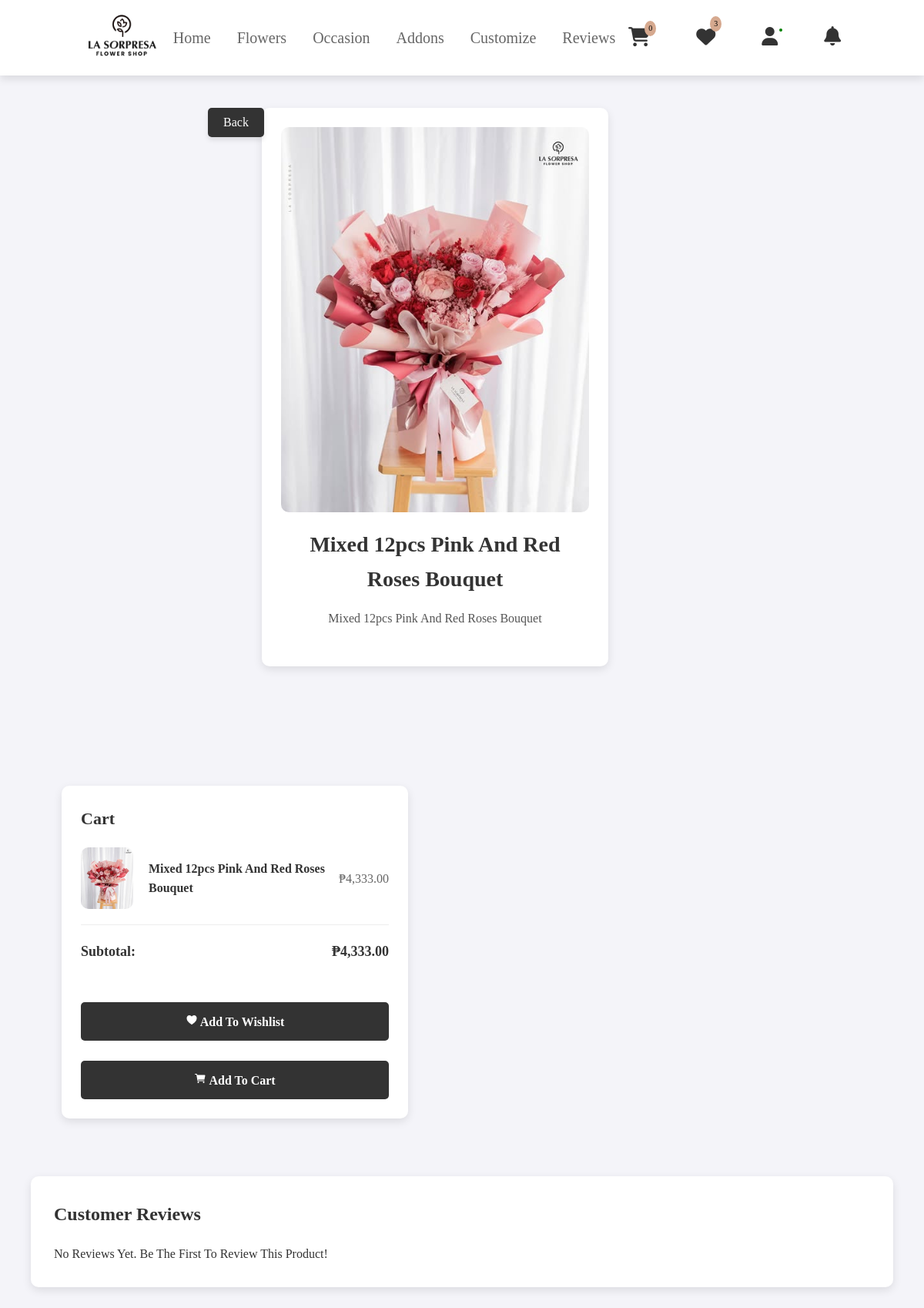
Screenshot of /users/product-details.php?p_id=62 (signed in) with the database file from the repository.
### tables this page shows
CREATE TABLE `product` (
  `p_id` int(11) NOT NULL,
  `name` varchar(255) NOT NULL,
  `old_price` varchar(10) NOT NULL,
  `current_price` varchar(10) NOT NULL,
  `quantity` int(10) NOT NULL,
  `featured_photo` varchar(255) NOT NULL,
  `description` text NOT NULL,
  `short_description` text NOT NULL,
  `feature` text NOT NULL,
  `other_photo` text NOT NULL,
  `condition` text NOT NULL,
  `is_featured` int(1) NOT NULL,
  `is_active` int(1) NOT NULL,
  `ecat_id` int(11) NOT NULL
);

### users/product-details.php (the view, shortened to what this page needs)
<?php
require_once ('conn.php');
$p_id = isset($_GET['p_id']) ? (int) $_GET['p_id'] : 0;
if ($p_id) {
    $statement = $pdo->prepare("
    SELECT p_id, name, featured_photo, current_price, description, quantity
    FROM product
    WHERE p_id = :p_id
");
$statement->bindParam(':p_id', $p_id, PDO::PARAM_INT);
$statement->execute();
$product = $statement->fetch(PDO::FETCH_ASSOC);
$product_quantity = $product['quantity'];
} else {
    echo "<p>Invalid product ID.</p>";
    exit;
}
  $reviewStmt = $pdo->prepare("
  SELECT r.review, r.rating, r.created_at, c.cust_name
  FROM reviews r
  LEFT JOIN customer c ON r.customer_id = c.cust_id
  WHERE r.product_id = :p_id
  ORDER BY r.created_at DESC
");
$reviewStmt->bindParam(':p_id', $p_id, PDO::PARAM_INT);
$reviewStmt->execute();
$reviews = $reviewStmt->fetchAll(PDO::FETCH_ASSOC);
?>
<?php include('navuser.php'); ?>
<link rel="stylesheet" href="../css/prod-details.css?">
    <main>
    <?php include('back.php'); ?>
        <div class="pic">
            <img src="../admin/uploads/<?php echo htmlspecialchars($product['featured_photo']); ?>"
                alt="<?php echo htmlspecialchars($product['name']); ?>">
            <h1><?php echo htmlspecialchars($product['name']); ?></h1>
            <p><?php echo htmlspecialchars($product['description']); ?></p>
        </div>
        <main>
            <div class="sidebar">
                <h2>Cart</h2>
                <div class="cart-item">
                    <img src="../admin/uploads/<?php echo htmlspecialchars($product['featured_photo']); ?>"
                        alt="Cart Item">
                    <h4><?php echo htmlspecialchars($product['name']); ?>   </h4>
                    <div class="price">₱<?php echo number_format($product['current_price'], 2); ?></div>
                </div>
                <div class="total">
                    <span>Subtotal:</span>
                    <span>₱<?php echo number_format($product['current_price'], 2); ?></span>
                </div><br><br>
                <button id="addToWishlistButton" data-id="<?php echo $product['p_id']; ?>"
                        data-name="<?php echo htmlspecialchars($product['name']); ?>"
                        data-price="<?php echo htmlspecialchars($product['current_price']); ?>"
                        onclick="addToWishlist(<?php echo $product['p_id']; ?>)"><ion-icon name="heart"></ion-icon>
                    Add to Wishlist
                </button><br><br>
                <button id="addToCartButton"
                        data-id="<?php echo $product['p_id']; ?>"
                        data-name="<?php echo htmlspecialchars($product['name']); ?>"
                        data-price="<?php echo htmlspecialchars($product['current_price']); ?>"
                        onclick="addToCart(<?php echo $product['p_id']; ?>)"
                        <?php if ($product_quantity == 0) echo 'disabled'; ?>>
                    <ion-icon name="cart"></ion-icon>
                    Add to Cart
                </button>
            </div>
        </main>
        <section id="reviews">
    <h3>Customer Reviews</h3>
    <?php if (empty($reviews)): ?>
        <p>No reviews yet. Be the first to review this product!</p>
    <?php endif; ?>
</section>
    </main>
</body>
</html>

### css/footer.css (style rules this page uses)
:root { --pink: #e84393; --main: #d0bcb3; --font: #d18276; --button: #d6a98f; --footer: #e7d0c5 ; }

### css/main.css (style rules this page uses)
:root { --pink: #e84393; --main: #d0bcb3; --font: #d18276; --button: #d6a98f; --bg: rgb(233, 221, 204); }
* { margin: 0; padding: 0; font-family: "NudMotoya Maru W55 W5"; outline: none; border: none; text-decoration: none; text-transform: capitalize; transition: .2s linear; }
html { font-size: 62.5%; scroll-behavior: smooth; scroll-padding-top: 6rem; overflow-x: hidden; }
section { padding: 2rem 9%; }

### css/prod-details.css (style rules this page uses)
:root { --pink: #e84393; --pink: #e84393; --main: #d0bcb3; --font: #d18276; --button: #d6a98f; --bg: rgb(233, 221, 204); }
* { margin: 0; padding: 0; box-sizing: border-box; }
main { display: flex; justify-content: space-between; align-items: flex-start; padding: 40px; gap: 5px; flex-wrap: wrap; margin-top: 10rem; }
.pic { display: flex; flex-direction: column; max-width: 450px; background-color: #ffffff; padding: 25px; border-radius: 10px; box-shadow: 0 4px 12px rgba(0, 0, 0, 0.1); margin-left: 30rem; }
.pic img { width: 100%; height: 500px; object-fit: cover; border-radius: 10px; margin-bottom: 20px; transition: transform 0.3s; }
.pic h1 { font-size: 28px; margin-bottom: 15px; color: #333; text-align: center; }
.pic p { font-size: 16px; color: #555; line-height: 1.6; margin-bottom: 25px; text-align: center; }
#reviews { width: 100%; margin-top: 30px; background-color: #ffffff; padding: 30px; border-radius: 10px; box-shadow: 0 4px 12px rgba(0, 0, 0, 0.1); order: 2; }
#reviews h3 { font-size: 24px; margin-bottom: 20px; color: #333; }
.sidebar { margin-top: 1rem; margin-left: 0; margin-right: 25rem; width: 50rem; max-width: 450px; background-color: #ffffff; padding: 25px; border-radius: 10px; box-shadow: 0 4px 12px rgba(0, 0, 0, 0.1); align-self: flex-start; }
.sidebar h2 { font-size: 22px; color: #333; margin-bottom: 20px; font-weight: 600; }
.cart-item { display: flex; align-items: center; margin-bottom: 20px; padding-bottom: 20px; border-bottom: 1px solid #eee; }
.cart-item img { width: 80px; height: 80px; border-radius: 10px; margin-right: 20px; }
.cart-item h4 { font-size: 16px; color: #333; }
.cart-item .price { font-size: 16px; color: #666; margin-left: auto; }
.sidebar .total { display: flex; justify-content: space-between; font-size: 18px; color: #333; font-weight: bold; margin-top: 20px; }
.sidebar button { width: 100%; padding: 15px; font-size: 16px; background-color: #333; color: #ffffff; border: none; border-radius: 5px; cursor: pointer; font-weight: 600; transition: background-color 0.3s; }

### rows the page displays
product: featured_photo (picture), name "Mixed 12pcs Pink And Red Roses Bouquet", description "Mixed 12pcs Pink And Red Roses Bouquet", current_price "4,333.00"

### other values shown
$count "0"
$count "3"
